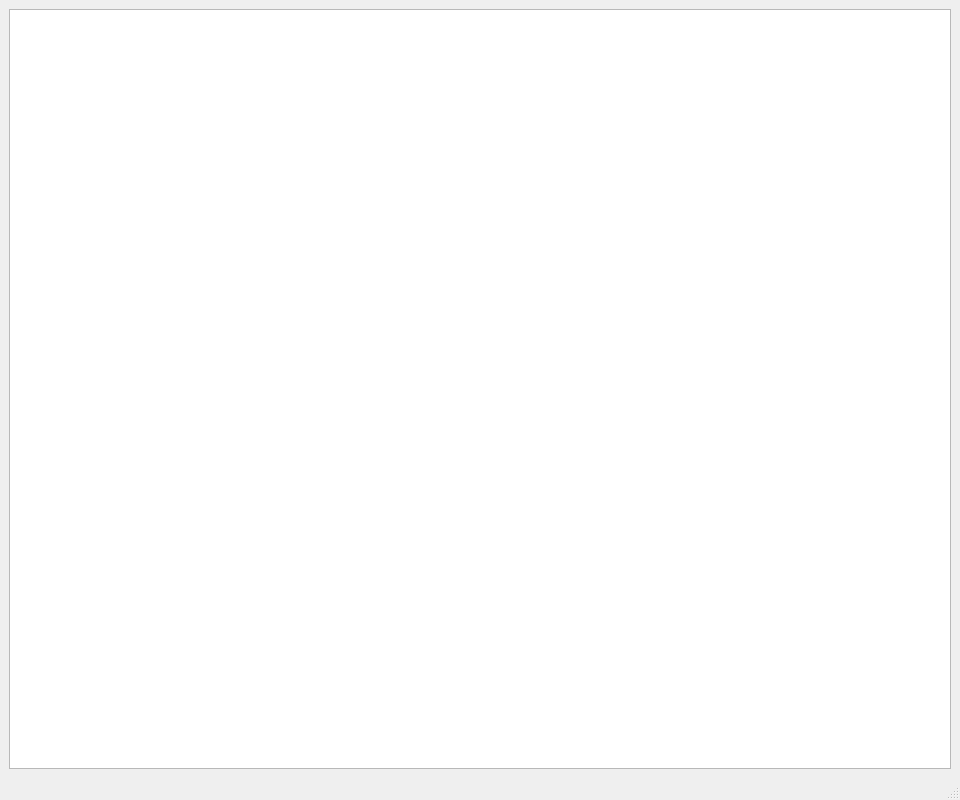
<?xml version="1.0" encoding="UTF-8"?>
<ui version="4.0">
 <class>ScanView</class>
 <widget class="QMainWindow" name="ScanView">
  <property name="geometry">
   <rect>
    <x>0</x>
    <y>0</y>
    <width>960</width>
    <height>800</height>
   </rect>
  </property>
  <widget class="QWidget" name="centralWidget">
   <layout class="QVBoxLayout">
    <item>
     <widget class="GraphicsView" name="graphicsView">
      <property name="sizePolicy">
       <sizepolicy hsizetype="Expanding" vsizetype="Expanding">
        <horstretch>1</horstretch>
        <verstretch>0</verstretch>
       </sizepolicy>
      </property>
     </widget>
    </item>
   </layout>
  </widget>
  <widget class="QMenuBar" name="menuBar">
   <property name="geometry">
    <rect>
     <x>0</x>
     <y>0</y>
     <width>960</width>
     <height>20</height>
    </rect>
   </property>
  </widget>
  <widget class="QStatusBar" name="statusBar"/>
 </widget>
 <customwidgets>
  <customwidget>
   <class>GraphicsView</class>
   <extends>QGraphicsView</extends>
   <header>graphics_view.h</header>
  </customwidget>
 </customwidgets>
 <tabstops>
  <tabstop>graphicsView</tabstop>
 </tabstops>
 <resources/>
 <connections/>
</ui>
